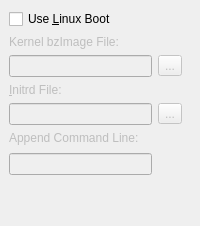
              <widget class="QWidget" name="Tab_Boot_Linux">
               <attribute name="title">
                <string>Boot Linux Kernel</string>
               </attribute>
               <layout class="QGridLayout">
                <property name="margin">
                 <number>9</number>
                </property>
                <property name="spacing">
                 <number>6</number>
                </property>
                <item row="7" column="0">
                 <spacer>
                  <property name="orientation">
                   <enum>Qt::Vertical</enum>
                  </property>
                  <property name="sizeHint" stdset="0">
                   <size>
                    <width>20</width>
                    <height>40</height>
                   </size>
                  </property>
                 </spacer>
                </item>
                <item row="0" column="0">
                 <widget class="QCheckBox" name="CH_Use_Linux_Boot">
                  <property name="text">
                   <string>Use &amp;Linux Boot</string>
                  </property>
                 </widget>
                </item>
                <item row="2" column="1">
                 <widget class="QToolButton" name="TB_Linux_bzImage_SetPath">
                  <property name="enabled">
                   <bool>false</bool>
                  </property>
                  <property name="text">
                   <string>...</string>
                  </property>
                  <property name="icon">
                   <iconset resource="images.qrc">
                    <normaloff>:/open-file.png</normaloff>:/open-file.png</iconset>
                  </property>
                 </widget>
                </item>
                <item row="4" column="1">
                 <widget class="QToolButton" name="TB_Linux_Initrd_SetPath">
                  <property name="enabled">
                   <bool>false</bool>
                  </property>
                  <property name="text">
                   <string>...</string>
                  </property>
                  <property name="icon">
                   <iconset resource="images.qrc">
                    <normaloff>:/open-file.png</normaloff>:/open-file.png</iconset>
                  </property>
                 </widget>
                </item>
                <item row="6" column="1">
                 <spacer>
                  <property name="orientation">
                   <enum>Qt::Horizontal</enum>
                  </property>
                  <property name="sizeType">
                   <enum>QSizePolicy::Fixed</enum>
                  </property>
                  <property name="sizeHint" stdset="0">
                   <size>
                    <width>33</width>
                    <height>26</height>
                   </size>
                  </property>
                 </spacer>
                </item>
                <item row="2" column="0">
                 <widget class="QLineEdit" name="Edit_Linux_bzImage_Path">
                  <property name="enabled">
                   <bool>false</bool>
                  </property>
                 </widget>
                </item>
                <item row="4" column="0">
                 <widget class="QLineEdit" name="Edit_Linux_Initrd_Path">
                  <property name="enabled">
                   <bool>false</bool>
                  </property>
                 </widget>
                </item>
                <item row="6" column="0">
                 <widget class="QLineEdit" name="Edit_Linux_Command_Line">
                  <property name="enabled">
                   <bool>false</bool>
                  </property>
                 </widget>
                </item>
                <item row="5" column="0">
                 <widget class="QLabel" name="Label_KernelCom">
                  <property name="enabled">
                   <bool>false</bool>
                  </property>
                  <property name="text">
                   <string>Append Command Line:</string>
                  </property>
                  <property name="buddy">
                   <cstring>Edit_Linux_Command_Line</cstring>
                  </property>
                 </widget>
                </item>
                <item row="3" column="0">
                 <widget class="QLabel" name="Label_InitRD">
                  <property name="enabled">
                   <bool>false</bool>
                  </property>
                  <property name="text">
                   <string>&amp;Initrd File:</string>
                  </property>
                  <property name="buddy">
                   <cstring>Edit_Linux_Initrd_Path</cstring>
                  </property>
                 </widget>
                </item>
                <item row="1" column="0">
                 <widget class="QLabel" name="Label_bzImage">
                  <property name="enabled">
                   <bool>false</bool>
                  </property>
                  <property name="text">
                   <string>Kernel bzImage File:</string>
                  </property>
                  <property name="buddy">
                   <cstring>Edit_Linux_bzImage_Path</cstring>
                  </property>
                 </widget>
                </item>
               </layout>
              </widget>
